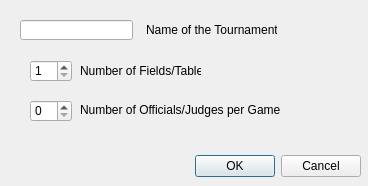
<?xml version="1.0" encoding="UTF-8"?>
<ui version="4.0">
 <class>CreateTournamentDialogue</class>
 <widget class="QDialog" name="CreateTournamentDialogue">
  <property name="geometry">
   <rect>
    <x>0</x>
    <y>0</y>
    <width>368</width>
    <height>186</height>
   </rect>
  </property>
  <property name="windowTitle">
   <string>Create Tournament</string>
  </property>
  <widget class="QDialogButtonBox" name="buttonBox">
   <property name="geometry">
    <rect>
     <x>20</x>
     <y>150</y>
     <width>341</width>
     <height>32</height>
    </rect>
   </property>
   <property name="orientation">
    <enum>Qt::Horizontal</enum>
   </property>
   <property name="standardButtons">
    <set>QDialogButtonBox::Cancel|QDialogButtonBox::Ok</set>
   </property>
  </widget>
  <widget class="QSpinBox" name="NumberOfLocationsBox">
   <property name="geometry">
    <rect>
     <x>30</x>
     <y>60</y>
     <width>42</width>
     <height>22</height>
    </rect>
   </property>
   <property name="minimum">
    <number>1</number>
   </property>
   <property name="maximum">
    <number>99</number>
   </property>
  </widget>
  <widget class="QLabel" name="NumberOfLocationsLabel">
   <property name="geometry">
    <rect>
     <x>80</x>
     <y>60</y>
     <width>121</width>
     <height>21</height>
    </rect>
   </property>
   <property name="text">
    <string>Number of Fields/Tables</string>
   </property>
  </widget>
  <widget class="QLabel" name="TournamentIdentifierLabel">
   <property name="geometry">
    <rect>
     <x>146</x>
     <y>20</y>
     <width>131</width>
     <height>20</height>
    </rect>
   </property>
   <property name="text">
    <string>Name of the Tournament</string>
   </property>
  </widget>
  <widget class="QLineEdit" name="TournamentIdentifierInput">
   <property name="geometry">
    <rect>
     <x>20</x>
     <y>20</y>
     <width>113</width>
     <height>20</height>
    </rect>
   </property>
  </widget>
  <widget class="QSpinBox" name="OfficialsPerGameBox">
   <property name="geometry">
    <rect>
     <x>30</x>
     <y>100</y>
     <width>42</width>
     <height>22</height>
    </rect>
   </property>
  </widget>
  <widget class="QLabel" name="OfficialsPerGameLabel">
   <property name="geometry">
    <rect>
     <x>80</x>
     <y>100</y>
     <width>201</width>
     <height>20</height>
    </rect>
   </property>
   <property name="text">
    <string>Number of Officials/Judges per Game</string>
   </property>
  </widget>
 </widget>
 <resources/>
 <connections>
  <connection>
   <sender>buttonBox</sender>
   <signal>accepted()</signal>
   <receiver>CreateTournamentDialogue</receiver>
   <slot>accept()</slot>
   <hints>
    <hint type="sourcelabel">
     <x>248</x>
     <y>254</y>
    </hint>
    <hint type="destinationlabel">
     <x>157</x>
     <y>274</y>
    </hint>
   </hints>
  </connection>
  <connection>
   <sender>buttonBox</sender>
   <signal>rejected()</signal>
   <receiver>CreateTournamentDialogue</receiver>
   <slot>reject()</slot>
   <hints>
    <hint type="sourcelabel">
     <x>316</x>
     <y>260</y>
    </hint>
    <hint type="destinationlabel">
     <x>286</x>
     <y>274</y>
    </hint>
   </hints>
  </connection>
 </connections>
</ui>
